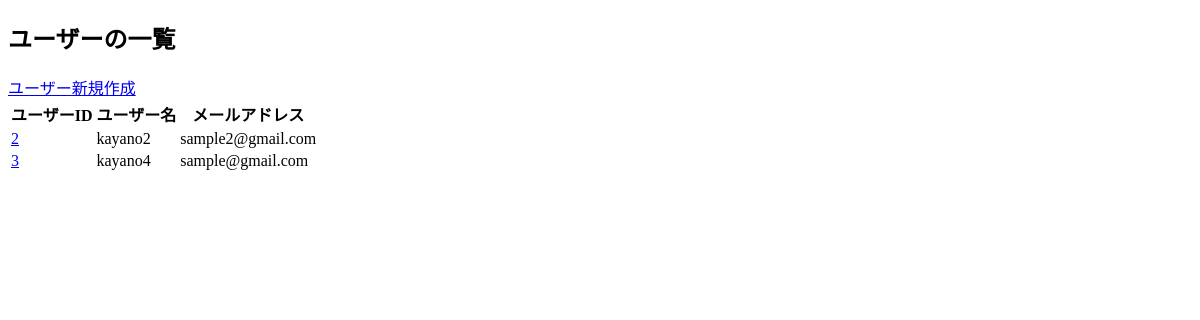
Page /crud/users on the earlier database version.
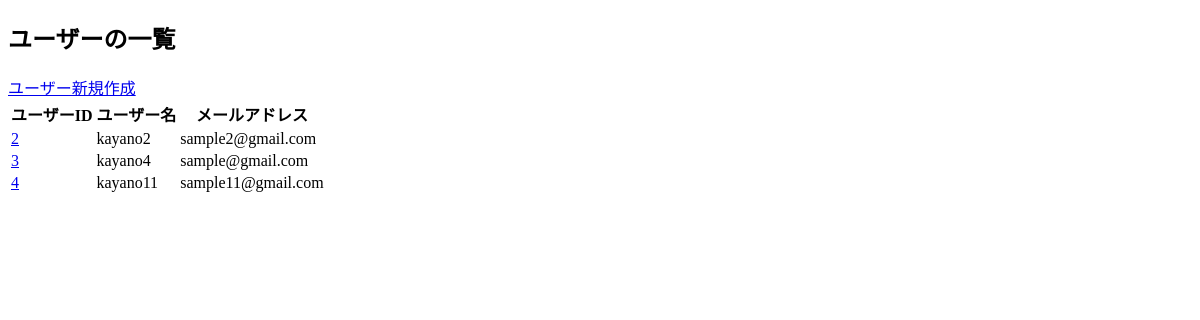
Same page on the later database version.
### apps/crud/models.py (models this page shows, shortened)
class User(db.Model):
    __tablename__ = 'users'
    id = db.Column(db.Integer, primary_key=True)
    username = db.Column(db.String, unique=True, index=True)
    email = db.Column(db.String, unique=True, index=True)
    password_hash = db.Column(db.String)
    created_at = db.Column(db.DateTime, default=datetime.now)
    updated_at = db.Column(db.DateTime, default=datetime.now, onupdate=datetime.now)
    @property
    def password(self):
        raise AttributeError('読み取り不可')

### apps/crud/views.py (the view)
@crud.route('/users')
def users():
    users = User.query.all() # Userテーブルの全てのレコードを取得
    return render_template('crud/index.html', users=users) # users.htmlにusersを渡す

### apps/crud/templates/crud/index.html (shortened to what this page needs)
{% extends "crud/base.html" %}
{% block content %}
    <h2>ユーザーの一覧</h2>
    <a href="{{ url_for('crud.create_user') }}">ユーザー新規作成</a>
    <table>
        <tr>
            <th>ユーザーID</th>
            <th>ユーザー名</th>
            <th>メールアドレス</th>
        </tr>
        {% for user in users %}
        <tr>
            <td>
                <a href="{{ url_for('crud.edit_user', user_id=user.id) }}">{{ user.id }}</a>
            </td>
            <td>{{ user.username }}</td>
            <td>{{ user.email }}</td>
        </tr>
        {% endfor %}
    </table>
{% endblock %}

### apps/crud/templates/crud/base.html (shortened to what this page needs)
<!DOCTYPE html>
<html lang="ja">
<head>
</head>
<body>
     {% block content %}{% endblock %}
</body>
</html>

Differences in the rows shown:
added User: id "4", username "kayano11", email "sample11@gmail.com"
